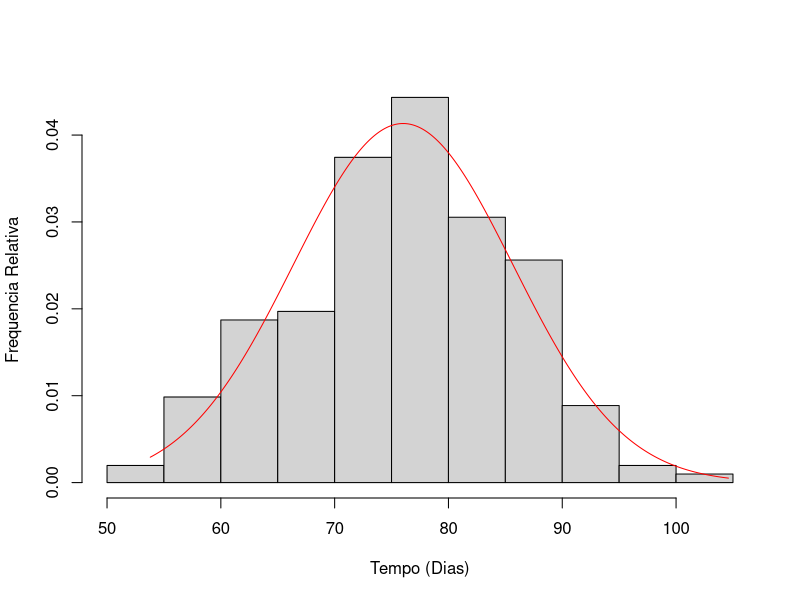
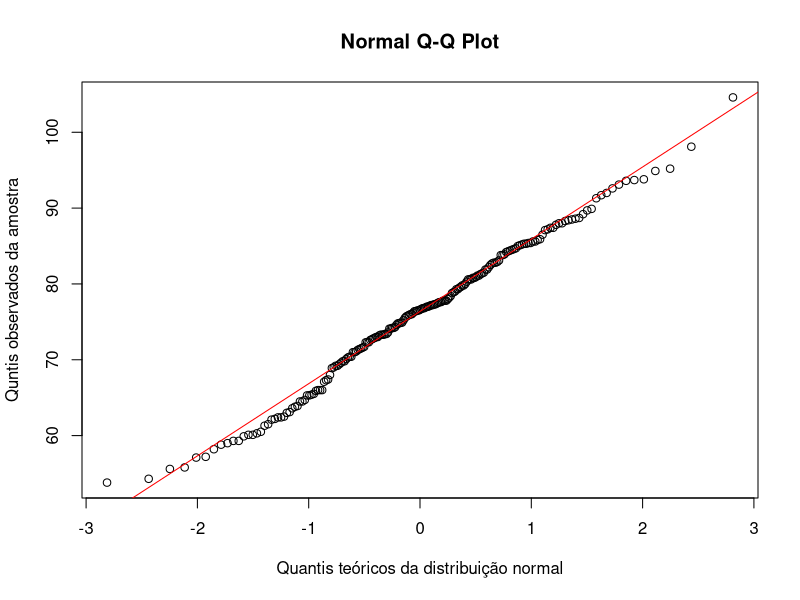

These charts were generated, in order, by the following R code:
setwd("~/Documents/projects/UTFPR/probabilidade-e-estatistica-MA35B/avaliacao2/tarefa")

data <- read.csv(file="lowbwt2.csv", sep = ";")
data2 <- read.csv(file="cgd4.csv", sep = ";")

normal <- data[data$LOW=="N",]
smoked <- data[data$SMOKE=="S",]

normalAge <- normal$AGE
smokedAge <- smoked$AGE
peso <- data2$Peso

mediaTempodata <- mean(peso)
desvio <- sd(peso)
x <- seq(min(peso), max(peso), by=0.001)
fteorico <- dnorm(x, mean=mediaTempodata, sd=desvio)

hist(peso, freq = F, xlab = "Tempo (Dias)", ylab = "Frequencia Relativa", main = "")
lines(x, fteorico, col="red")

qqnorm(peso, ylab="Quntis observados da amostra", xlab = "Quantis teóricos da distribuição normal")
qqline(peso,col="red")